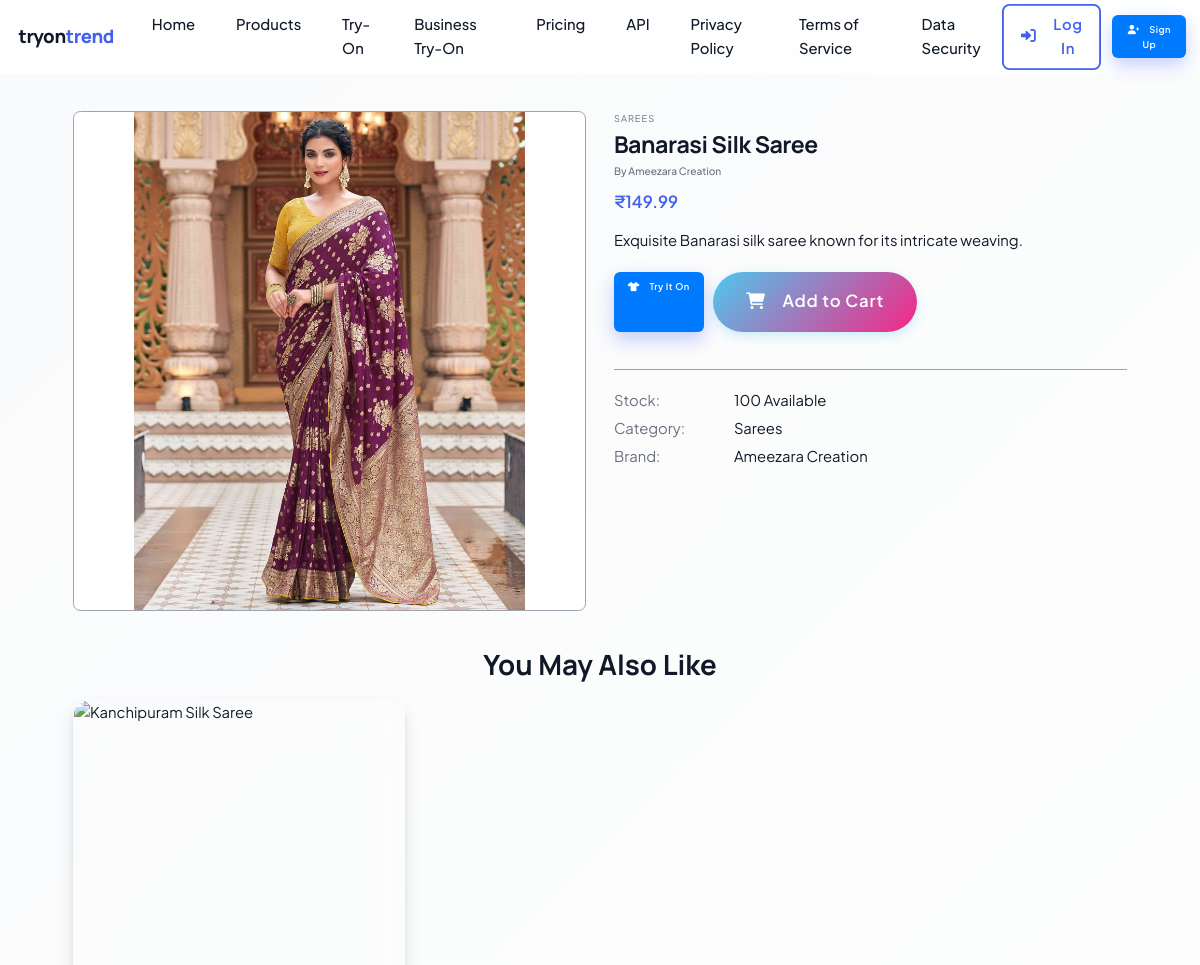
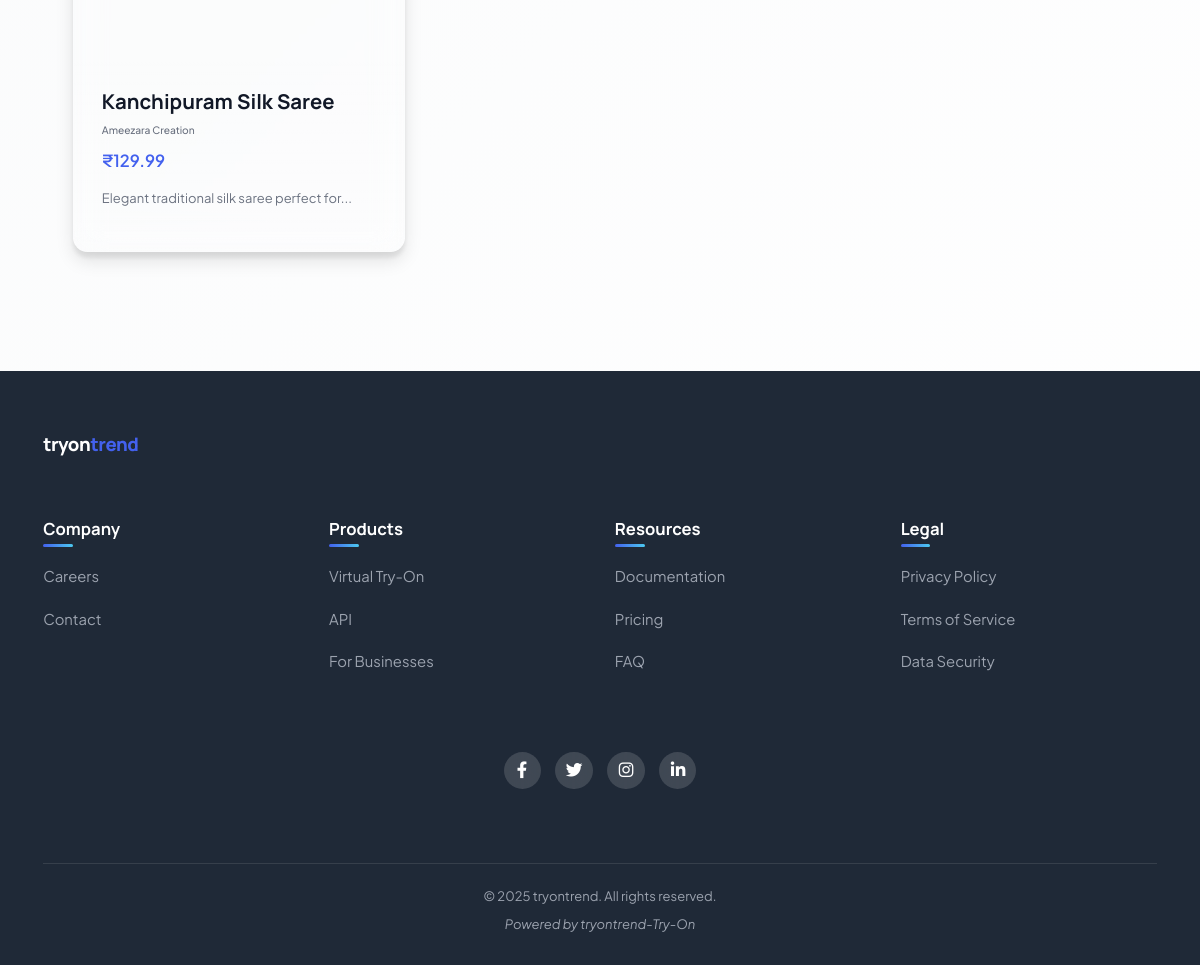
The app's page /product/2 with its own data (2 pictures, top to bottom).
### app_fash.py (models this page shows)
class Product(db.Model):
    id = db.Column(db.Integer, primary_key=True)
    name = db.Column(db.String(100), nullable=False)
    description = db.Column(db.Text)
    price = db.Column(db.Float, nullable=False)
    image_path = db.Column(db.String(200))
    category = db.Column(db.String(50))
    brand = db.Column(db.String(50))
    stock = db.Column(db.Integer, default=100)
    created_at = db.Column(db.DateTime, default=datetime.utcnow)

### app_fash.py (the view)
@app.route('/product/<int:product_id>')
def product_detail(product_id):
    product = Product.query.get_or_404(product_id)
    related_products = Product.query.filter(
        Product.category == product.category,
        Product.id != product.id
    ).limit(4).all()
    return render_template('product_detail.html', product=product, related_products=related_products)

### app_fash.py (called while the page is built)
@app.before_request
def check_database_initialized():
    global db_initialized
    if not db_initialized:
        ensure_database()
        db_initialized = True

### templates/product_detail.html (shortened to what this page needs)
{% extends "base.html" %}
{% block content %}
<section class="product-detail-section">
    <div class="container">
        <div class="product-detail-container">
            <div class="product-gallery">
                <div class="product-main-image">
                    <img src="{{ url_for('static', filename=product.image_path) }}" alt="{{ product.name }}">
                </div>
            </div>
            <div class="product-info-container">
                <p class="product-category">{{ product.category }}</p>
                <h1 class="product-title">{{ product.name }}</h1>
                <p class="product-brand">By {{ product.brand }}</p>
                <p class="product-price">₹{{ "%.2f"|format(product.price) }}</p>
                <div class="product-description">
                    {{ product.description }}
                </div>
                <div class="product-actions">
                    <a href="{{ url_for('try_on_page', product_id=product.id) }}" class="btn btn-primary btn-large">
                        <i class="fas fa-tshirt"></i> Try It On
                    </a>
                    <button class="btn btn-secondary btn-large add-to-cart-btn"
                            data-product-id="{{ product.id }}"
                            data-product-name="{{ product.name }}"
                            data-product-price="{{ product.price }}"
                            data-product-image="{{ product.image_path }}">
                        <i class="fas fa-shopping-cart"></i> Add to Cart
                    </button>
                </div>
                <div class="product-meta">
                    <div class="meta-item">
                        <span class="meta-label">Stock:</span>
                        <span class="meta-value">{{ product.stock }} Available</span>
                    </div>
                    <div class="meta-item">
                        <span class="meta-label">Category:</span>
                        <span class="meta-value">{{ product.category }}</span>
                    </div>
                    <div class="meta-item">
                        <span class="meta-label">Brand:</span>
                        <span class="meta-value">{{ product.brand }}</span>
                    </div>
                </div>
            </div>
        </div>
        {% if related_products %}
        <div class="related-products">
            <h3>You May Also Like</h3>
            <div class="products-grid">
                {% for related in related_products %}
                <div class="product-card">
                    <div class="product-image">
                    </div>
                    <div class="product-info">
                        <h4>{{ related.name }}</h4>
                        <p class="product-brand">{{ related.brand }}</p>
                        <p class="product-price">₹{{ "%.2f"|format(related.price) }}</p>
                        <p class="product-desc">{{ related.description|truncate(50) }}</p>
                    </div>
                </div>
                {% endfor %}
            </div>
        </div>
        {% endif %}
    </div>
</section>
{% endblock %}

### static/css/enhanced.css (style rules this page uses)
:root { --gradient-premium: linear-gradient(135deg, #4361ee, #3a0ca3, #7209b7); --gradient-luxury: linear-gradient(135deg, #4cc9f0, #4361ee, #3a0ca3); --gradient-modern: linear-gradient(135deg, #f72585, #7209b7, #3a0ca3); --gradient-elegant: linear-gradient(to right, #4361ee, #4cc9f0); --glass-premium: rgba(255, 255, 255, 0.08); --glass-premium-border: rgba(255, 255, 255, 0.12); --glass-blur-intense: 1.6rem; --shadow-soft: 0 0.8rem 2.4rem -0.4rem rgba(0, 0, 0, 0.05); --shadow-3d: 0 1rem 2rem rgba(0, 0, 0, 0.1), 0 0.6rem 0.6rem rgba(0, 0, 0, 0.08); --shadow-sharp: 0 0.4rem 0.8rem rgba(0, 0, 0, 0.2); --shadow-diffused: 0 0.8rem 3.2rem rgba(0, 0, 0, 0.08); --shadow-inset-soft: inset 0 0.2rem 0.8rem rgba(0, 0, 0, 0.06); --shadow-glow-intense: 0 0 2rem var(--primary-glow); --depth-subtle: 0.4rem; --depth-medium: 0.8rem; --depth-strong: 1.2rem; --perspective-card: 150rem; --rotate-subtle: 2deg; --rotate-medium: 5deg; --rotate-strong: 10deg; --transition-elastic: 0.6s cubic-bezier(0.68, -0.55, 0.27, 1.55); --transition-premium: 0.4s cubic-bezier(0.165, 0.84, 0.44, 1); --transition-crisp: 0.3s cubic-bezier(0.19, 1, 0.22, 1); --letter-spacing-tight: -0.03em; --letter-spacing-wide: 0.05em; --line-height-compact: 1.2; --line-height-relaxed: 1.8; }
.product-card { position: relative; background: var(--glass-premium); backdrop-filter: blur(var(--glass-blur-intense)); -webkit-backdrop-filter: blur(var(--glass-blur-intense)); border: 1px solid var(--glass-premium-border); border-radius: var(--radius-xl); overflow: hidden; height: 100%; display: flex; flex-direction: column; transform-style: preserve-3d; transform: perspective(1000px) translateZ(0); transition: all 0.6s var(--transition-elastic); box-shadow: var(--shadow-3d); z-index: 1; }
.product-card::before { content: ''; position: absolute; inset: 0; background: linear-gradient(135deg, rgba(255, 255, 255, 0.05), transparent); opacity: 0; transition: opacity 0.5s; z-index: -1; }
.product-image { position: relative; height: 35rem; overflow: hidden; }
.product-image::after { content: ''; position: absolute; top: 0; left: 0; width: 100%; height: 100%; background: linear-gradient(to top, rgba(0, 0, 0, 0.5), transparent 40%); opacity: 0; transition: opacity 0.5s; z-index: 1; }
.product-info { padding: 3rem; display: flex; flex-direction: column; flex-grow: 1; background: linear-gradient(to bottom, rgba(255, 255, 255, 0.1), rgba(255, 255, 255, 0.02)); }
.product-info h4 { font-size: 2.2rem; margin-bottom: 1rem; font-weight: 700; color: var(--text-primary); transition: all 0.3s var(--transition-elastic); }
.product-brand { color: var(--text-secondary); font-size: 1.6rem; margin-bottom: 1rem; transition: all 0.3s var(--transition-elastic); font-weight: 500; }
.product-price { font-weight: 700; font-size: 2.4rem; color: var(--primary-color); margin-bottom: 1.6rem; transition: all 0.3s var(--transition-elastic); }
.btn { position: relative; overflow: hidden; z-index: 1; font-weight: 600; display: inline-flex; align-items: center; justify-content: center; gap: 1rem; letter-spacing: 0.05em; border: none; transition: all 0.4s var(--transition-elastic); }
.btn i, .btn svg { transition: all 0.4s var(--transition-elastic); }
.btn-primary { background: var(--gradient-premium); color: var(--white); box-shadow: 0 0.8rem 2rem rgba(67, 97, 238, 0.3); }
.btn-primary::before { content: ''; position: absolute; top: 0; left: -100%; width: 100%; height: 100%; background: linear-gradient( 90deg, transparent, rgba(255, 255, 255, 0.3), transparent ); transition: all 0.6s; z-index: -1; }
.btn-large { padding: 1.8rem 3.6rem; font-size: 1.8rem; border-radius: var(--radius-full); }
@media (prefers-reduced-motion: no-preference) { .tilt-aware { transform-style: preserve-3d; transform: perspective(1000px); } }

### static/css/profile.css (style rules this page uses)
.btn-primary { display: inline-block; padding: 0.75rem 1.5rem; background: #007bff; color: white; border: none; border-radius: 6px; font-size: 1rem; cursor: pointer; text-decoration: none; transition: background-color 0.3s ease; }

### records on screen
Product: image_path+name (picture), category "SAREES", name "Banarasi Silk Saree", brand "Ameezara Creation", price "149.99", description "Exquisite Banarasi silk saree known for its intricate weaving.", stock "100", category "Sarees"
Product: name "Kanchipuram Silk Saree", brand "Ameezara Creation", price "129.99", description "Elegant traditional silk saree perfect for..."
